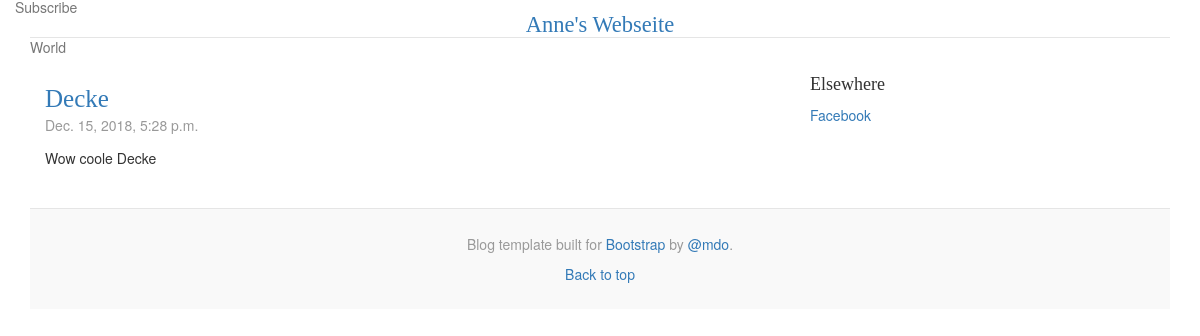
The app's page /, older data.
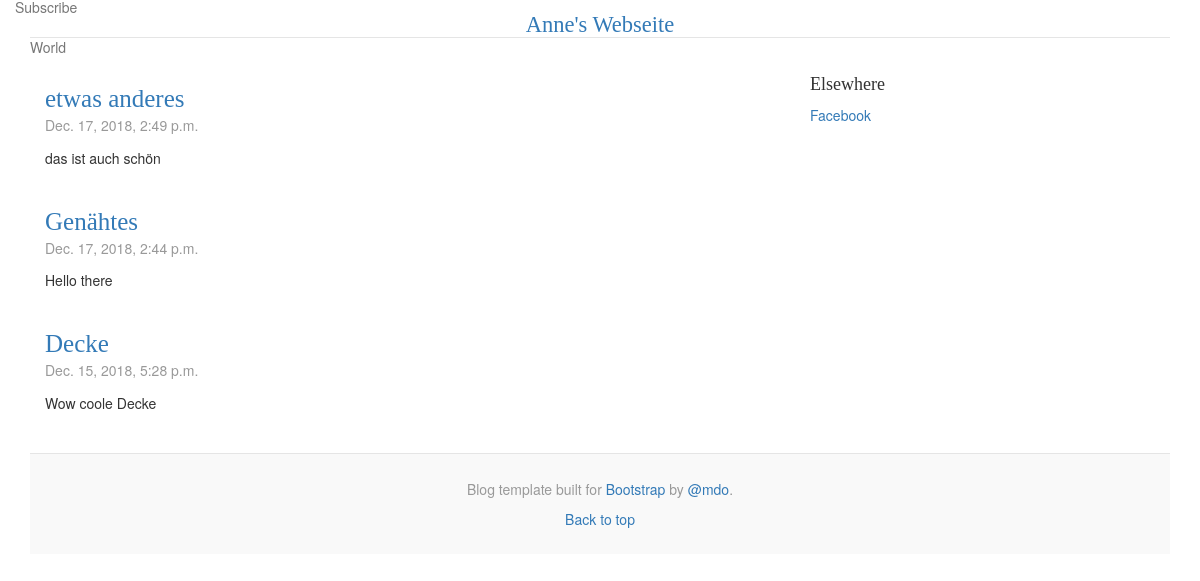
The same page, newer data.
### projekt/models.py (models this page shows, shortened)
class Projekt(models.Model):
    titel = models.CharField(max_length=50)
    beschreibung = models.TextField()
    bild = models.ImageField()
    inhalt = FroalaField()
    bild.null = True
    bild.blank = True
    veroeffentlicht = models.DateTimeField('Datum Veröffentlicht')

### projekt/views.py (the view)
# urls.py: path('', views.index, name='index'),
def index(request):
    neuestes_projekt = Projekt.objects.order_by('-veroeffentlicht')[:5]
    template = loader.get_template('projekt/index.html')
    context = {
        'neuestes_projekt': neuestes_projekt,
    }
    return HttpResponse(template.render(context, request))

### projekt/templates/projekt/index.html
{% extends 'projekt/base.html' %}
{% block content %}
    {% if neuestes_projekt %}
        {% for projekt in neuestes_projekt %}
            <div class="blog-post">
                <h2 class="blog-post-title"><a href="{% url 'detail' projekt.id %}">{{ projekt.titel }}</a></h2>
                <p class="blog-post-meta">{{ projekt.veroeffentlicht }}</p>
                <p>{{ projekt.beschreibung }}</p>
            </div>
        {% endfor %}
    {% else %}
        <p>Keine Projekte vorhanden</p>
    {% endif %}
{% endblock %}

### projekt/templates/projekt/base.html (shortened to what this page needs)
{% load static %}
<html lang="de">
  <head>
       <link rel="stylesheet" href="//maxcdn.bootstrapcdn.com/bootstrap/3.2.0/css/bootstrap.min.css">
       <link rel="stylesheet" href="{% static 'css/style.css' %}">
  </head>
  <body>
    <div class="container">
      <header class="blog-header py-3">
        <div class="row flex-nowrap justify-content-between align-items-center">
          <div class="col-4 pt-1">
            <a class="text-muted" href="#">Subscribe</a>
          </div>
          <div class="col-4 text-center">
            <a class="blog-header-logo text-dark" href="#">Anne's Webseite</a>
          </div>
        </div>
      </header>
      <div class="nav-scroller py-1 mb-2">
        <nav class="nav d-flex justify-content-between">
          <a class="p-2 text-muted" href="#">World</a>
        </nav>
      </div>
    <main role="main" class="container">
      <div class="row">
        <div class="col-md-8 blog-main">
            {% block content %}
            {% endblock %}
        </div>
          <div class="p-3">
            <h4 class="font-italic">Elsewhere</h4>
            <ol class="list-unstyled">
              <li><a href="#">Facebook</a></li>
            </ol>
          </div>
      </div>
    </main>
    <footer class="blog-footer">
      <p>Blog template built for <a href="https://getbootstrap.com/">Bootstrap</a> by <a href="https://twitter.com/mdo">@mdo</a>.</p>
      <p>
        <a href="#">Back to top</a>
      </p>
    </footer>
  </body>
</html>

### projekt/static/css/style.css (style rules this page uses)
.blog-header { line-height: 1; border-bottom: 1px solid #e5e5e5; }
.blog-header-logo { font-family: "Playfair Display", Georgia, "Times New Roman", serif; font-size: 2.25rem; }
h1, h2, h3, h4, h5, h6 { font-family: "Playfair Display", Georgia, "Times New Roman", serif; }
.nav-scroller { position: relative; z-index: 2; height: 2.75rem; overflow-y: hidden; }
.nav-scroller .nav { display: -ms-flexbox; display: flex; -ms-flex-wrap: nowrap; flex-wrap: nowrap; padding-bottom: 1rem; margin-top: -1px; overflow-x: auto; text-align: center; white-space: nowrap; -webkit-overflow-scrolling: touch; }
.blog-post { margin-bottom: 4rem; }
.blog-post-title { margin-bottom: .25rem; font-size: 2.5rem; }
.blog-post-meta { margin-bottom: 1.25rem; color: #999; }
.blog-footer { padding: 2.5rem 0; color: #999; text-align: center; background-color: #f9f9f9; border-top: .05rem solid #e5e5e5; margin-bottom: 0; }
.blog-footer p:last-child { margin-bottom: 0; }

Row changes from the older to the newer data that the page shows:
added Projekt: titel "etwas anderes", veroeffentlicht "Dec. 17, 2018, 2:49 p.m.", beschreibung "das ist auch schön"
added Projekt: titel "Genähtes", veroeffentlicht "Dec. 17, 2018, 2:44 p.m.", beschreibung "Hello there"
